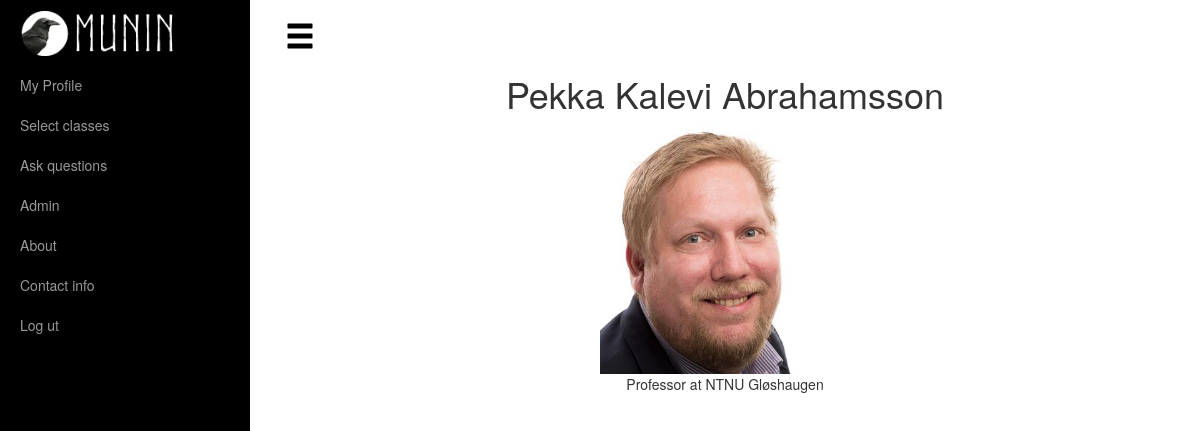
The app's page /user/pekkabr (signed in), older data.
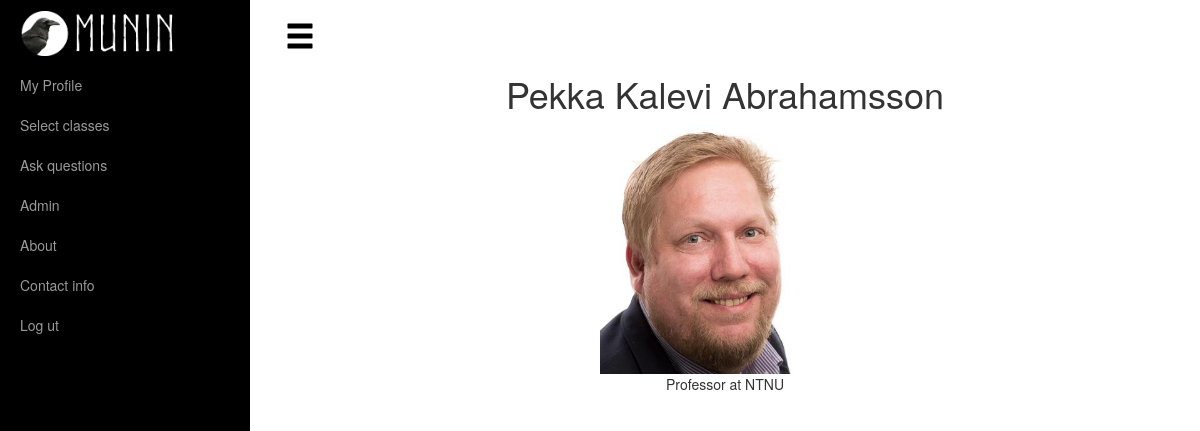
The same page, newer data.
### apps/registration/models.py (models this page shows, shortened)
class User(AbstractUser):
    middle_name = models.CharField(max_length=50, blank=True)
    ROLES = (
        ('S', 'Student'),
        ('P', 'Professor'),
        ('A', 'Admin'),
    )
    role = models.CharField(max_length=1, null=True, choices=ROLES, default='S')
    image = models.ImageField(upload_to=user_folder, default='placeholder-profile.jpg')
    school = models.ForeignKey(School, null=True)
    def get_full_name(self):
        if self.middle_name:
            first_name = self.first_name + ' ' + self.middle_name
        else:
            first_name = self.first_name
        if first_name == "" and self.last_name == "":
            return self.username
        return first_name + ' ' + self.last_name

### apps/staticpages/models.py (models this page shows)
class School(models.Model):
    name = models.CharField(max_length=150)
    image = models.ImageField(upload_to='schools', default='placeholder-school-logo.jpg')
    telephone = models.CharField(max_length=12, blank=True)
    address = models.CharField(max_length=70, blank=True)
    webpage = models.CharField(max_length=150, blank=True)
    def __str__(self):
        return self.name

### apps/registration/views.py (the view)
# urls.py: url(r'^(?P<slug>[\w.@+-]+)$', views.Profile.as_view(), name='profile'),
class Profile(LoginRequiredMixin, generic.DetailView):
    model = User
    slug_field = 'username'
    template_name = 'registration/profile.html'

### templates/registration/profile.html (shortened to what this page needs)
{% extends "base.html" %}
{% load static %}
{% block content %}
        <div class="row">
            <div class="col-lg-12">
                <h1 class="frontpage-header">{{ user.get_full_name }}</h1>
                <div align="center">
                    <img src="/uploads/{{user.image}}" style="width: 250px; height: 250px">
                </div>
                <p class="frontpage-header">{{ user.get_role_display }} at {{ user.school }}</p>
            </div>
        </div>
{% endblock content %}

Row changes from the older to the newer data that the page shows:
changed User "Pekka Kalevi Abrahamsson": school "NTNU Gløshaugen" → "NTNU"
